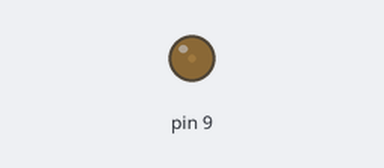
The sketch below on a simulated Arduino Uno, built with avr-gcc and run on an emulated ATmega328P. Parts: output pins drawn as LEDs (lit = HIGH).

Above: at 0.15 s.
At 1.35 s:
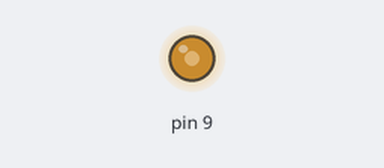
At 1.95 s:
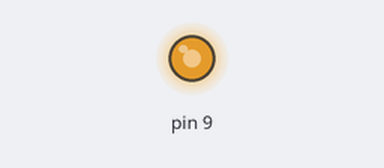
At 2.6 s:
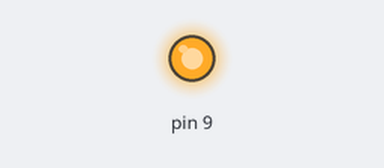
Timing chart, 0 to 4.1 s (numbered marks = the images above):
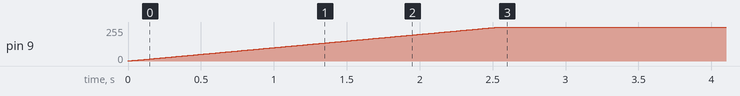

The sketch:

test4.ino
```cpp
void setup() //初期設定
{
  pinMode(9,OUTPUT);
  }

void loop() //ループ
{
  int i=0;
  for(i=0;i<=254,i=i+1;)
    {
      analogWrite(9,i);
      delay(10);
    }

  for(i=0;i<=254,i=i+1;)
    {
      analogWrite(9,255-i);
      delay(10);
    }

}
```

Measured:
- by itself, pin 9: moves from 0/255 to 255/255 over 2.5 s
